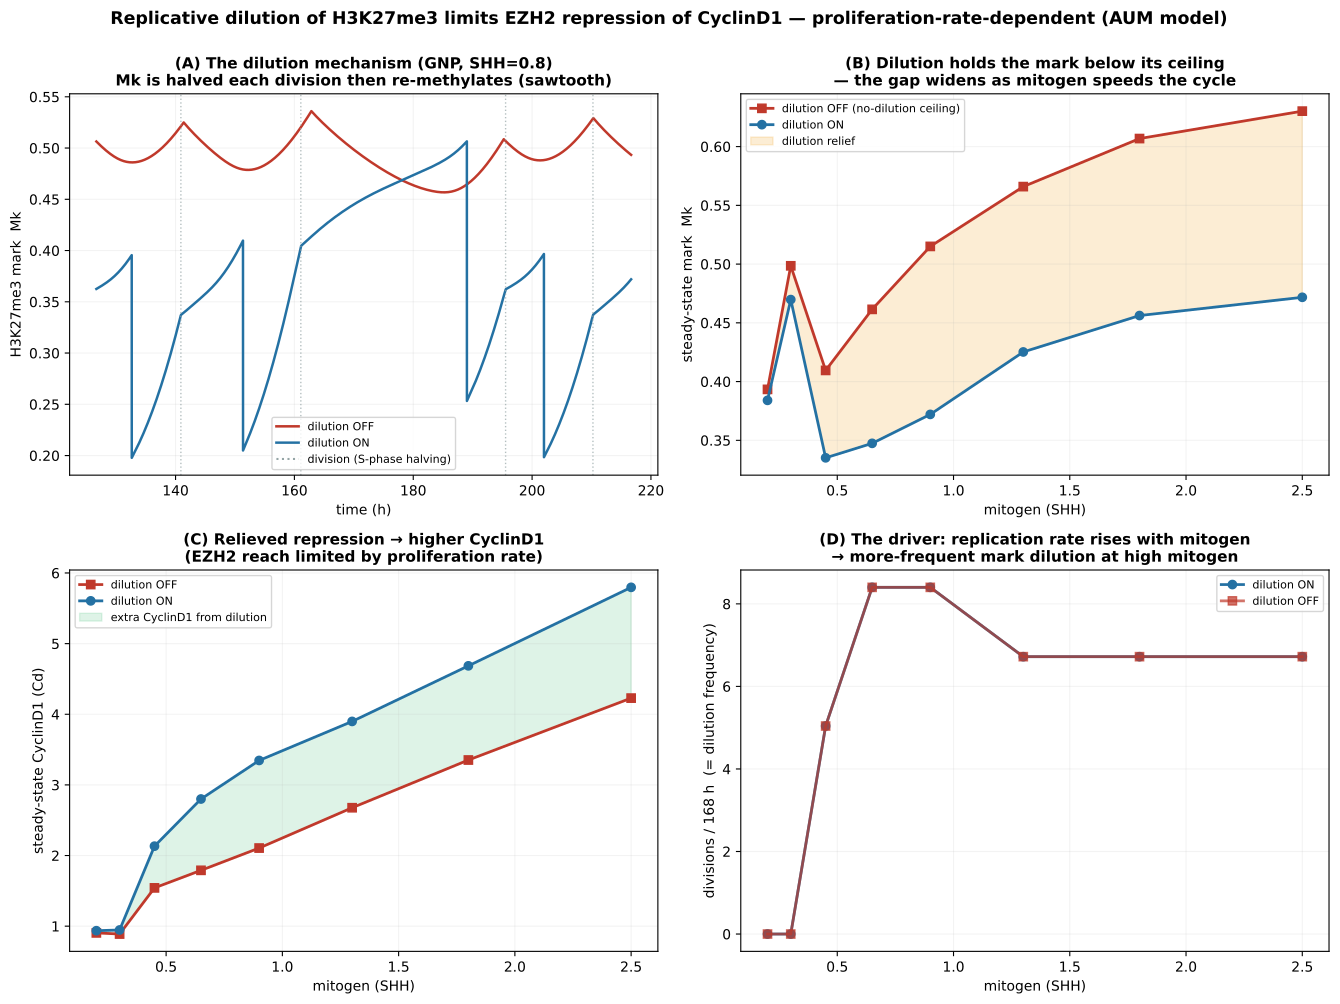

Write Python code to recreate this figure.
"""Replicative dilution of H3K27me3 limits EZH2's repressive reach — mitogen sweep, dilution ON vs OFF.

The AUM module halves the Ccnd1 H3K27me3 mark (Mk) once per cycle at early S (Dna>0.05). Because the
cell-cycle period is set by the mitogen-driven CyclinD1, faster-cycling (higher-mitogen) cells dilute
the mark MORE often -> the mark cannot fully restore between divisions -> it ratchets below its
no-dilution steady state -> EZH2 represses Ccnd1 LESS. This is the endogenous-clock replicative-dilution
phenotype (Jadhav 2020): repression is proliferation-rate-dependent.

We compare the model WITH dilution (default) vs WITHOUT (the S-phase halving disabled: Mk=0.5*Mk ->
Mk=1.0*Mk) across a mitogen (SHH) sweep in the GNP context.

Panels:
  A  Mk(t) at a representative mitogen: ON = sawtooth (halved each division, re-methylates); OFF = smooth,
     higher. Division times marked -> visualizes the dilution events themselves.
  B  steady-state mark Mk vs mitogen, ON vs OFF -> dilution holds Mk below the no-dilution ceiling, and
     the gap WIDENS with mitogen (faster cycling = more-frequent dilution).
  C  steady-state CyclinD1 vs mitogen, ON vs OFF -> the mark relief translates into higher CyclinD1
     (EZH2's repressive reach is limited by proliferation).
  D  dilution frequency (divisions / 168 h) vs mitogen -> the driver: replication rate rises with mitogen,
     so the dilution the mark experiences rises with it.

Run:  ./venv/bin/python simulations/fig_v44_replicative_dilution.py
"""
import sys, os
sys.path.insert(0, os.path.dirname(os.path.dirname(os.path.abspath(__file__))))
import numpy as np, matplotlib.pyplot as plt, tellurium as te
from scipy.signal import find_peaks
from src.build_model_v44_heldt import build_model_v44

# dilution ON = default AUM; dilution OFF = disable the S-phase halving event
M_ON = build_model_v44(with_ezh2=True, with_hh=True)
M_OFF = M_ON.replace("Mk = 0.5*Mk", "Mk = 1.0*Mk")
assert M_OFF != M_ON, "failed to disable the dilution event"


def _rr(model):
    rr = te.loada(model)
    rr.integrator.setValue("absolute_tolerance", 1e-9); rr.integrator.setValue("relative_tolerance", 1e-6)
    return rr


RR_ON, RR_OFF = _rr(M_ON), _rr(M_OFF)
GNP = dict(MYCN_amplification=1.0, Ptch1_copy_number=1.0, p16=0.0, p18=0.464, kSyP21=0.002, HHi=0, EZH2i=0)
SEL = ['time', 'Mk', 'Cd', 'MPF', 'Dna', 'EZH2']


def run(rr, shh, T=13000, npts=26000):
    rr.reset()
    for k, v in GNP.items():
        rr[k] = v
    rr['SHH'] = shh
    for atol in (1e-9, 1e-8, 1e-7):
        try:
            return rr.simulate(0, T, npts, selections=SEL)
        except Exception:
            rr.reset()
            for k, v in GNP.items():
                rr[k] = v
            rr['SHH'] = shh
            rr.integrator.setValue("absolute_tolerance", atol)
    return None


def summarize(r, settle=7000):
    """steady mean Mk, mean Cd, and divisions/168h from a settled window."""
    if r is None:
        return np.nan, np.nan, 0.0
    m = r['time'] >= settle
    t = r['time'][m]; dt = t[1] - t[0]
    pk, _ = find_peaks(r['MPF'][m], prominence=0.15, distance=int(200 / dt))
    hours = (t[-1] - t[0]) / 60.0
    div_168 = len(pk) / hours * 168.0
    return float(r['Mk'][m].mean()), float(r['Cd'][m].mean()), div_168


SHH = np.array([0.2, 0.3, 0.45, 0.65, 0.9, 1.3, 1.8, 2.5])
mk_on, cd_on, dv_on = [], [], []
mk_off, cd_off, dv_off = [], [], []
for s in SHH:
    a = summarize(run(RR_ON, s)); mk_on.append(a[0]); cd_on.append(a[1]); dv_on.append(a[2])
    b = summarize(run(RR_OFF, s)); mk_off.append(b[0]); cd_off.append(b[1]); dv_off.append(b[2])
    print(f"SHH={s:.2f}  ON: Mk {a[0]:.3f} Cd {a[1]:5.2f} div {a[2]:.1f} | OFF: Mk {b[0]:.3f} Cd {b[1]:5.2f} div {b[2]:.1f}")
mk_on, cd_on, dv_on = map(np.array, (mk_on, cd_on, dv_on))
mk_off, cd_off, dv_off = map(np.array, (mk_off, cd_off, dv_off))

# time courses at a representative cycling mitogen
S_REP = 0.8
tc_on = run(RR_ON, S_REP); tc_off = run(RR_OFF, S_REP)

C_ON, C_OFF = '#2471a3', '#c0392b'
fig, ax = plt.subplots(2, 2, figsize=(13.5, 10))

# ---- A: Mk(t) sawtooth ----
a = ax[0, 0]
for r, col, lab in [(tc_off, C_OFF, 'dilution OFF'), (tc_on, C_ON, 'dilution ON')]:
    th = r['time'] / 60.0
    w = th >= (th[-1] - 90)     # last ~90 h window
    a.plot(th[w], r['Mk'][w], color=col, lw=1.8, label=lab)
# mark division times (MPF peaks) in the ON trace
th = tc_on['time'] / 60.0; w = th >= (th[-1] - 90)
pk, _ = find_peaks(tc_on['MPF'][w], prominence=0.15, distance=int(200 / (tc_on['time'][1] - tc_on['time'][0])))
for p in np.array(th[w])[pk]:
    a.axvline(p, color='#95a5a6', ls=':', lw=1.0, alpha=0.7)
a.plot([], [], color='#95a5a6', ls=':', label='division (S-phase halving)')
a.set_xlabel('time (h)'); a.set_ylabel('H3K27me3 mark  Mk')
a.set_title(f'(A) The dilution mechanism (GNP, SHH={S_REP})\nMk is halved each division then re-methylates (sawtooth)', fontweight='bold', fontsize=11)
a.legend(fontsize=8, loc='best'); a.grid(alpha=0.15)

# ---- B: steady Mk vs mitogen ----
b = ax[0, 1]
b.plot(SHH, mk_off, '-s', color=C_OFF, lw=2, label='dilution OFF (no-dilution ceiling)')
b.plot(SHH, mk_on, '-o', color=C_ON, lw=2, label='dilution ON')
b.fill_between(SHH, mk_on, mk_off, color='#f39c12', alpha=0.18, label='dilution relief')
b.set_xlabel('mitogen (SHH)'); b.set_ylabel('steady-state mark  Mk')
b.set_title('(B) Dilution holds the mark below its ceiling\n— the gap widens as mitogen speeds the cycle', fontweight='bold', fontsize=11)
b.legend(fontsize=8, loc='best'); b.grid(alpha=0.15)

# ---- C: steady CyclinD1 vs mitogen ----
c = ax[1, 0]
c.plot(SHH, cd_off, '-s', color=C_OFF, lw=2, label='dilution OFF')
c.plot(SHH, cd_on, '-o', color=C_ON, lw=2, label='dilution ON')
c.fill_between(SHH, cd_off, cd_on, color='#27ae60', alpha=0.15, label='extra CyclinD1 from dilution')
c.set_xlabel('mitogen (SHH)'); c.set_ylabel('steady-state CyclinD1 (Cd)')
c.set_title('(C) Relieved repression → higher CyclinD1\n(EZH2 reach limited by proliferation rate)', fontweight='bold', fontsize=11)
c.legend(fontsize=8, loc='best'); c.grid(alpha=0.15)

# ---- D: dilution frequency (divisions/168h) vs mitogen ----
d = ax[1, 1]
d.plot(SHH, dv_on, '-o', color=C_ON, lw=2, label='dilution ON')
d.plot(SHH, dv_off, '-s', color=C_OFF, lw=2, alpha=0.7, label='dilution OFF')
d.set_xlabel('mitogen (SHH)'); d.set_ylabel('divisions / 168 h  (= dilution frequency)')
d.set_title('(D) The driver: replication rate rises with mitogen\n→ more-frequent mark dilution at high mitogen', fontweight='bold', fontsize=11)
d.legend(fontsize=8, loc='best'); d.grid(alpha=0.15)

fig.suptitle('Replicative dilution of H3K27me3 limits EZH2 repression of CyclinD1 — proliferation-rate-dependent (AUM model)',
             fontsize=12.5, fontweight='bold', y=1.0)
plt.tight_layout()
plt.savefig('simulations/fig_v44_replicative_dilution.png', dpi=160, bbox_inches='tight')
plt.savefig('simulations/fig_v44_replicative_dilution.pdf', bbox_inches='tight')
plt.close()
print("Saved: fig_v44_replicative_dilution.png / .pdf")
